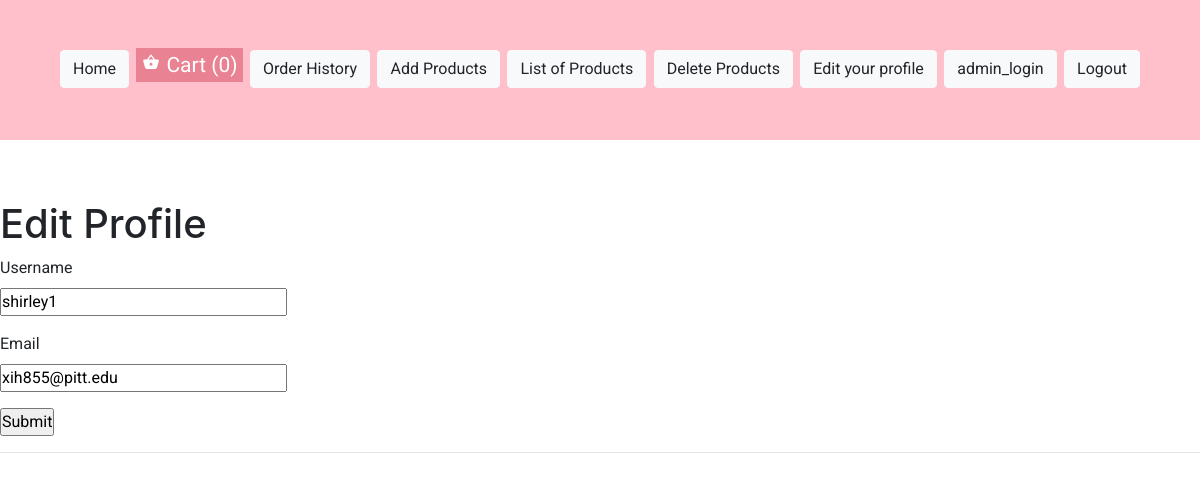
/edit_profile (signed in), run on an earlier commit of the app's database.
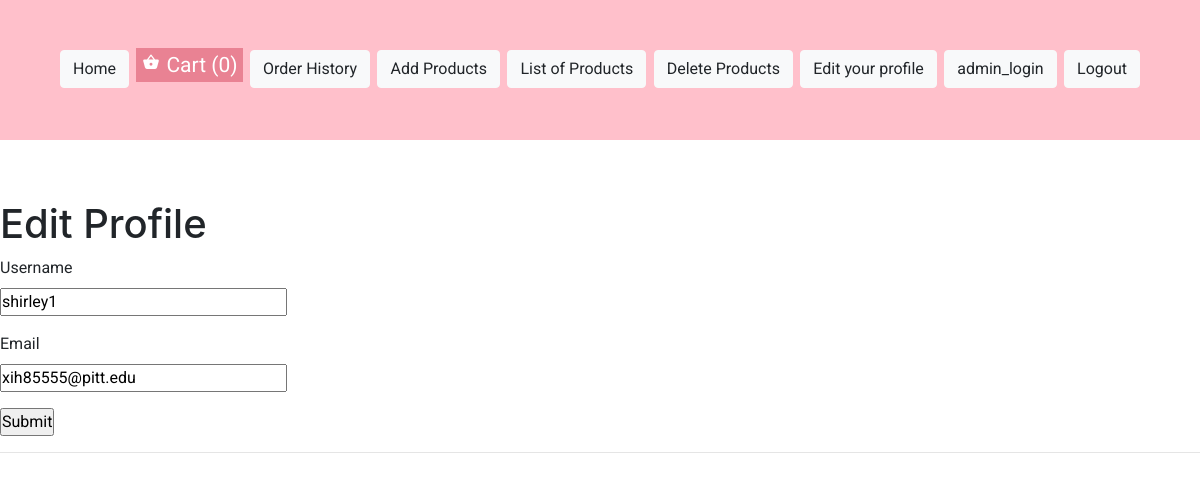
And on a later commit of the database.
### app/models.py (models this page shows, shortened)
class User(UserMixin, db.Model):
    __tablename__ = 'users'
    id = db.Column(db.Integer, primary_key=True)
    username = db.Column(db.String(64), index=True, unique=True)
    email = db.Column(db.String(120), index=True, unique=True)
    password = db.Column(db.String(128))

### app/routes.py (the view)
@app.route('/edit_profile', methods=['GET', 'POST'])
@login_required
def edit_profile():
    form = EditProfileForm()
    if form.validate_on_submit():
        current_user.username = form.username.data
        current_user.email = form.email.data
        db.session.commit()
        flash('Your changes have been saved.')
        return redirect(url_for('edit_profile'))
    elif request.method == 'GET':
        form.username.data = current_user.username
        form.email.data = current_user.email
    return render_template('edit_profile.html', title='Edit Profile',
                           form=form)

### app/forms.py
class EditProfileForm(FlaskForm):
    username = StringField('Username', validators=[DataRequired()])
    email = StringField('Email', validators=[DataRequired(), Email()])
    submit = SubmitField('Submit')

### app/models.py (called while the page is built)
@login.user_loader
def load_user(id):
    return User.query.get(int(id))

### app/templates/edit_profile.html (shortened to what this page needs)
{% extends "base.html" %} {% block content %}
<h1>Edit Profile</h1>
<form action="" method="post">
    <p>
        {{ form.username.label }}<br> {{ form.username(size=32) }}<br>
    </p>
    <p>
        {{ form.email.label }}<br> {{ form.email(size=32) }}<br>
    </p>
    <p>{{ form.submit() }}</p>
    <hr>
</form>
{% endblock %}

What changed in the data, as far as the page shows it:
changed User "shirley1": email "xih855@pitt.edu" → "xih85555@pitt.edu"
